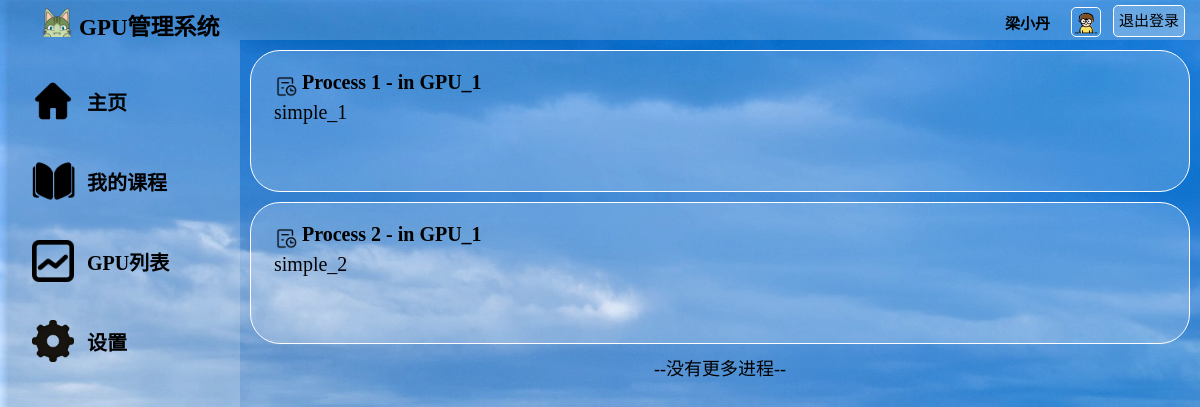
Before: /GPUs/1/ (signed in) with the older database file.
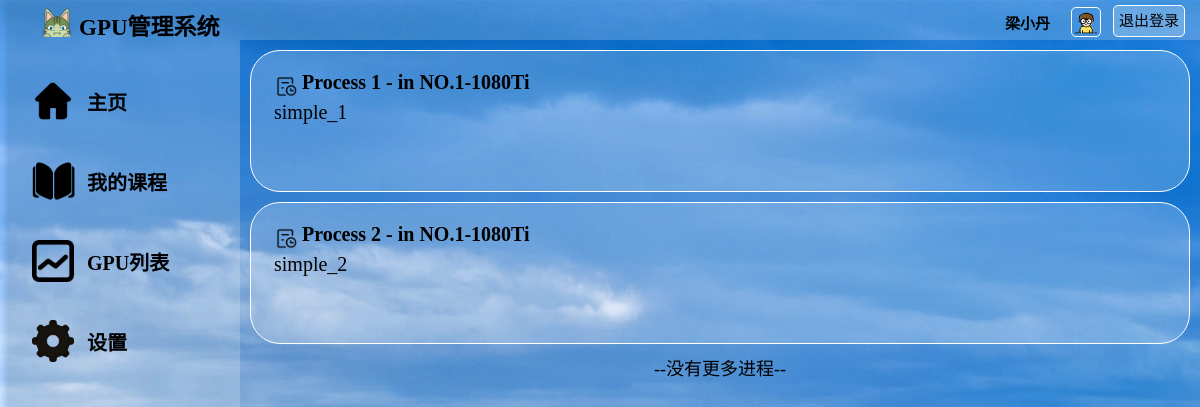
After: the same page with the newer database file.
### watchlist/models.py (models this page shows)
class Process(db.Model):
    __tablename__ = 'Process'
    id = db.Column(db.Integer, primary_key=True)                    # id（主键）
    name = db.Column(db.String(50))                                 # 程序的名称
    info = db.Column(db.String(300))                                # 程序的信息
    state = db.Column(db.String(50))                                # 是否运行完成
    result = db.Column(db.String(1000))                             # 程序的结果
    code = db.Column(db.String(10000))                              # 存储代码，方便以后编辑代码
    gpu_name = db.Column(db.String(50), db.ForeignKey('GPU.name'))  # 程序在哪个gpu上跑的

### watchlist/views.py (the view)
@app.route('/GPUs/<int:id>/', methods=['GET', 'POST'])
@login_required
def gpu_xxx_teacher(id):
    gpus = GPU_course.query.filter_by(id=id).first()
    processes = Process.query.filter_by(gpu_name=gpus.gpu_name).all()
    return render_template('gpu_xxx_teacher.html',gpus=gpus,processes=processes)

### watchlist/__init__.py (called while the page is built)
@login_manager.user_loader
def load_user(user_id):
    from watchlist.models import User
    user = User.query.get(int(user_id))
    return user

@app.context_processor
def inject_user():
    from watchlist.models import User
    user = User.query.first()
    return dict(user=user)

### watchlist/templates/gpu_xxx_teacher.html (shortened to what this page needs)
<!DOCTYPE html>
<html lang="en">
<head>
	<link rel="stylesheet" href="/static/style.css" />
</head>
<body>
	<div id="container">
		<div id="header" >
			<div id="logo">
	            <img src="/static/pic/logo.png" alt="">
	            <span>GPU管理系统</span>
	        </div>
			<div id="other">
				<form form method="POST" action="/logout/">
					<a id="login_out" href="/logout/" class="button">退出登录</a>
					<div id="user_img">
						<img src="{{ current_user.pic_path }}" alt="image">
					</div>
					<div id="user_name">
						<span>{{ current_user.username }}</span>
					</div>
				</form>
			</div>
		</div>
		<div id="main">
			<div id="aside">
				<br>
				<div id="Home Page">
					<div class="asidepic">
						<img src="/static/pic/home.png" alt="">
					</div>
					<div class="asidechoices">
						<a href="/index_teacher/">主页</a>
					</div>
				</div>
				<div id="My courses">
					<div class="asidepic">
						<img src="/static/pic/courses.png" alt="">
					</div>
					<div class="asidechoices">
						<a href="/my_courses_teacher/">我的课程</a>
					</div>
				</div>
				<div id="Process">
					<div class="asidepic">
						<img src="/static/pic/process.png" alt="">
					</div>
					<div class="asidechoices">
						<a href="/process_teacher/">GPU列表</a>
					</div>
				</div>
				<div id="Settings">
					<div class="asidepic">
						<img src="/static/pic/settings.png" alt="">
					</div>
					<div class="asidechoices">
						<a href="/settings_teacher/">设置</a>
					</div>
				</div>
			</div>
			<div id="content">
				{% for p in processes %}
				<div id="program1" class="program">
					<a href="/process_teacher/{{ p['id'] }}/">
						<div class="index_img">
							<img src="/static/pic/process_.png" alt="">
						</div>
						{{ p['name'] }} - in {{ p['gpu_name'] }}
					</a>
					<div class="programsum">
						<p>{{ p['info'] }}</p>
					</div>
				</div>
				{% endfor %}
				<p class="index_box_no">--没有更多进程--</p>
			</div>
		</div>
	</div>
</body>
</html>

Changed rows visible on the page:
changed Process "Process 1": gpu_name "GPU_1" → "NO.1-1080Ti"
changed Process "Process 2": gpu_name "GPU_1" → "NO.1-1080Ti"
